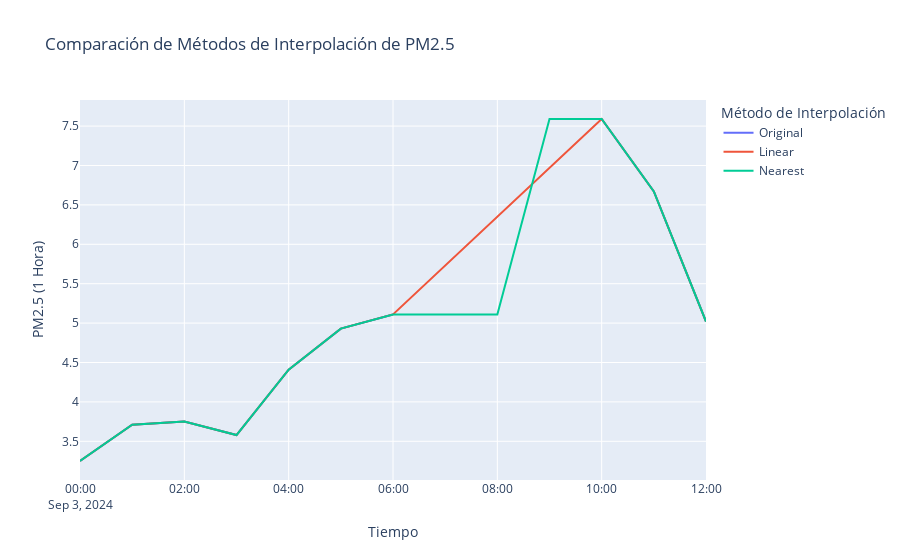

The cell this chart's notebook holds for it:
### Code cell
fig = go.Figure()

# serie de tiempo original
fig.add_trace(
    go.Scatter(x=fill_df.index, y=fill_df["pm2_5_1_hr"], mode='lines', name='Original')
)

#  forward fill
fig.add_trace(
    go.Scatter(x=fill_df.index, y=fill_df["linear_inter"], mode='lines', name='Linear')
)

#  serie de backward fill
fig.add_trace(
    go.Scatter(x=fill_df.index, y=fill_df["nearest_inter"], mode='lines', name='Nearest')
)

fig.update_layout(
    title="Comparación de Métodos de Interpolación de PM2.5",
    xaxis_title="Tiempo",
    yaxis_title="PM2.5 (1 Hora)",
    legend_title="Método de Interpolación"
)

fig.show()

### Figure 1 — Plotly figure (JSON) as saved in the notebook; plotly's stock layout.template omitted (floating-point values rounded to 4 significant figures)
{"data": [{"mode": "lines", "name": "Original", "type": "scatter", "x": ["2024-09-03T00:00:00", "2024-09-03T01:00:00", "2024-09-03T02:00:00", "2024-09-03T03:00:00", "2024-09-03T04:00:00", "2024-09-03T05:00:00", "2024-09-03T06:00:00", "2024-09-03T07:00:00", "2024-09-03T08:00:00", "2024-09-03T09:00:00", "2024-09-03T10:00:00", "2024-09-03T11:00:00", "2024-09-03T12:00:00"], "y": [3.25, 3.71, 3.75, 3.58, 4.41, 4.93, 5.11, null, null, null, 7.59, 6.67, 5.02]}, {"mode": "lines", "name": "Linear", "type": "scatter", "x": ["2024-09-03T00:00:00", "2024-09-03T01:00:00", "2024-09-03T02:00:00", "2024-09-03T03:00:00", "2024-09-03T04:00:00", "2024-09-03T05:00:00", "2024-09-03T06:00:00", "2024-09-03T07:00:00", "2024-09-03T08:00:00", "2024-09-03T09:00:00", "2024-09-03T10:00:00", "2024-09-03T11:00:00", "2024-09-03T12:00:00"], "y": [3.25, 3.71, 3.75, 3.58, 4.41, 4.93, 5.11, 5.73, 6.35, 6.97, 7.59, 6.67, 5.02]}, {"mode": "lines", "name": "Nearest", "type": "scatter", "x": ["2024-09-03T00:00:00", "2024-09-03T01:00:00", "2024-09-03T02:00:00", "2024-09-03T03:00:00", "2024-09-03T04:00:00", "2024-09-03T05:00:00", "2024-09-03T06:00:00", "2024-09-03T07:00:00", "2024-09-03T08:00:00", "2024-09-03T09:00:00", "2024-09-03T10:00:00", "2024-09-03T11:00:00", "2024-09-03T12:00:00"], "y": [3.25, 3.71, 3.75, 3.58, 4.41, 4.93, 5.11, 5.11, 5.11, 7.59, 7.59, 6.67, 5.02]}], "layout": {"legend": {"title": {"text": "Método de Interpolación"}}, "title": {"text": "Comparación de Métodos de Interpolación de PM2.5"}, "xaxis": {"title": {"text": "Tiempo"}}, "yaxis": {"title": {"text": "PM2.5 (1 Hora)"}}}}
